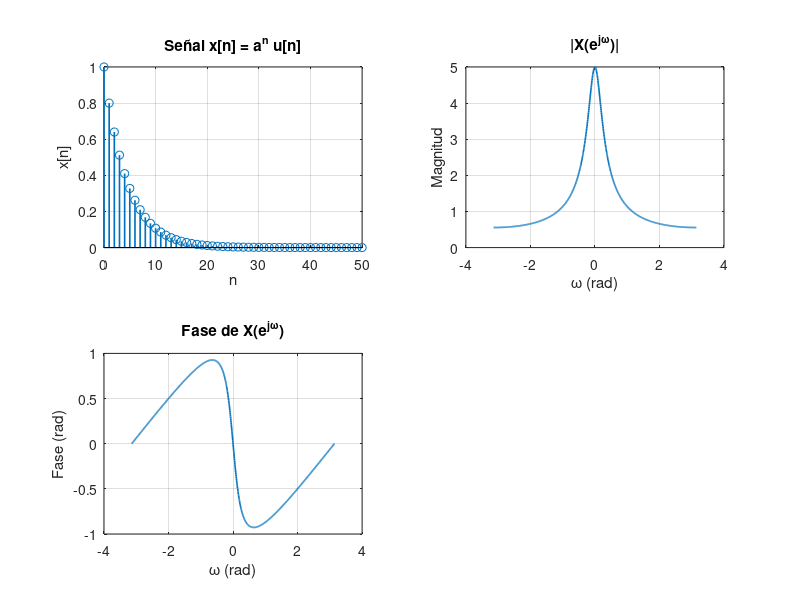

Write the MATLAB code that produced this figure.
% Parametros
a = 0.8;  % Debe ser 0<a<1
N = 50;   % Numero de muestras en tiempo para visualizacion
n = 0:N;

% Señal en el tiempo
x = a.^n;  % x[n] = a^n u[n]

figure;
subplot(2,2,1);
stem(n, x,'LineWidth',1.2);
title('Señal x[n] = a^n u[n]');
xlabel('n'); ylabel('x[n]');
grid on;

% Se define un vector de frecuencias de -pi a pi
w = linspace(-pi, pi, 1000);
% Calculo de la TDF con la formula:
X = 1 ./ (1 - a.*exp(-1j*w));

% Magnitud y Fase
X_mag = abs(X);
X_phase = angle(X);

% Graficar Magnitud
subplot(2,2,2);
plot(w, X_mag,'LineWidth',1.2);
title('|X(e^{j\omega})|');
xlabel('\omega (rad)'); ylabel('Magnitud');
grid on;

% Graficar Fase
subplot(2,2,3);
plot(w, X_phase,'LineWidth',1.2);
title('Fase de X(e^{j\omega})');
xlabel('\omega (rad)'); ylabel('Fase (rad)');
grid on;
